Frame 1 (no input): blank canvas, image omitted
Frame 60 (no input): blank canvas, image omitted
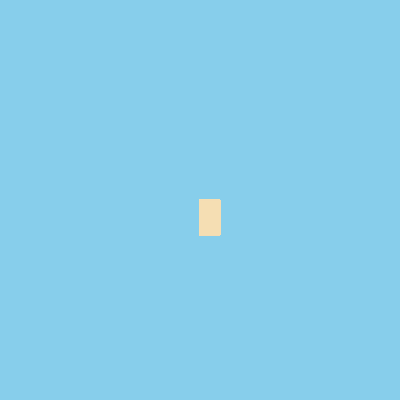
Frame 120 (the mouse pressed at the canvas centre since frame 60)

The p5.js sketch whose frames 1 and 60 were blank and that drew this single picture after the mouse press (run headless with seeded random() and noise() and a simulated clock; from frame 60 on, the mouse is pressed at the canvas centre):

// p5.js sketch
// ── sketch.js
function setup() {
    createCanvas(400, 400);
    background("#87CEEB");
  }
  
  function draw() {
    fill("#F5DEB3");
    stroke("#F5DEB3");
  
    if (mouseIsPressed) {
      rect(mouseX, mouseY, 20, 35);
    }
  }
